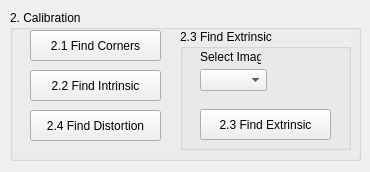
<?xml version="1.0" encoding="UTF-8"?>
<ui version="4.0">
 <class>Q2</class>
 <widget class="QMainWindow" name="Q2">
  <property name="geometry">
   <rect>
    <x>0</x>
    <y>0</y>
    <width>370</width>
    <height>172</height>
   </rect>
  </property>
  <property name="windowTitle">
   <string>Q2</string>
  </property>
  <widget class="QWidget" name="centralwidget">
   <widget class="QGroupBox" name="groupBox">
    <property name="geometry">
     <rect>
      <x>10</x>
      <y>10</y>
      <width>351</width>
      <height>151</height>
     </rect>
    </property>
    <property name="title">
     <string>2. Calibration</string>
    </property>
    <widget class="QPushButton" name="Button_2_1">
     <property name="geometry">
      <rect>
       <x>20</x>
       <y>20</y>
       <width>131</width>
       <height>31</height>
      </rect>
     </property>
     <property name="text">
      <string>2.1 Find Corners</string>
     </property>
    </widget>
    <widget class="QPushButton" name="Button_2_2">
     <property name="geometry">
      <rect>
       <x>20</x>
       <y>60</y>
       <width>131</width>
       <height>31</height>
      </rect>
     </property>
     <property name="text">
      <string>2.2 Find Intrinsic</string>
     </property>
    </widget>
    <widget class="QPushButton" name="Button_2_4">
     <property name="geometry">
      <rect>
       <x>20</x>
       <y>100</y>
       <width>131</width>
       <height>31</height>
      </rect>
     </property>
     <property name="text">
      <string>2.4 Find Distortion</string>
     </property>
    </widget>
    <widget class="QGroupBox" name="groupBox_2">
     <property name="geometry">
      <rect>
       <x>170</x>
       <y>19</y>
       <width>171</width>
       <height>121</height>
      </rect>
     </property>
     <property name="title">
      <string>2.3 Find Extrinsic</string>
     </property>
     <widget class="QLabel" name="label">
      <property name="geometry">
       <rect>
        <x>20</x>
        <y>20</y>
        <width>61</width>
        <height>16</height>
       </rect>
      </property>
      <property name="text">
       <string>Select Image</string>
      </property>
     </widget>
     <widget class="QPushButton" name="Button_2_3">
      <property name="geometry">
       <rect>
        <x>20</x>
        <y>80</y>
        <width>131</width>
        <height>31</height>
       </rect>
      </property>
      <property name="text">
       <string>2.3 Find Extrinsic</string>
      </property>
     </widget>
     <widget class="QComboBox" name="comboBox">
      <property name="geometry">
       <rect>
        <x>20</x>
        <y>40</y>
        <width>67</width>
        <height>22</height>
       </rect>
      </property>
      <property name="modelColumn">
       <number>0</number>
      </property>
     </widget>
    </widget>
   </widget>
  </widget>
 </widget>
 <resources/>
 <connections/>
</ui>
